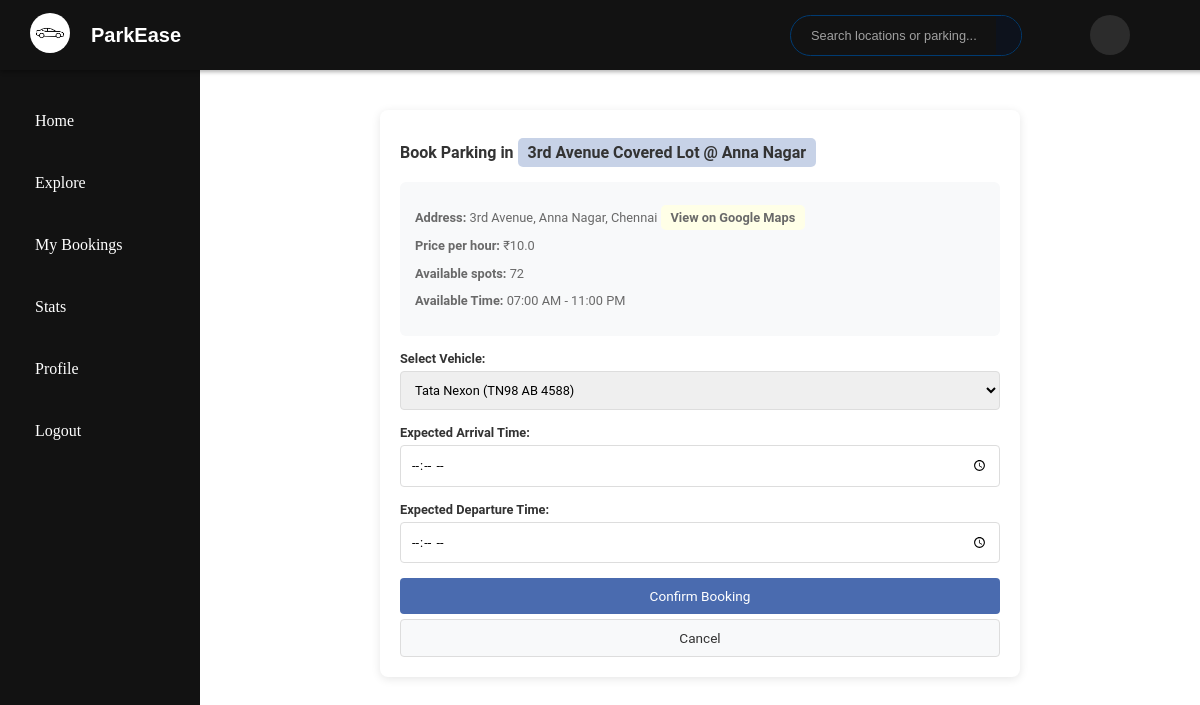
Page /user/book/1 (signed in) on the committed database.
### model.py (models this page shows, shortened)
class ParkingLot(db.Model):
    id = db.Column(db.Integer, primary_key=True)
    prime_location_name = db.Column(db.String(100))
    price_per_hour = db.Column(db.Float)
    max_parking_spots = db.Column(db.Integer, nullable=False)
    available_spots = db.Column(db.Integer, nullable=False)
    available_from = db.Column(db.Time)
    available_to = db.Column(db.Time)
    is_active = db.Column(db.Boolean, default=True)
    image_url = db.Column(db.String)
    admin_notes = db.Column(db.Text)
    location_id = db.Column(db.Integer, db.ForeignKey('location.id'), nullable=False)
    spots = db.relationship('ParkingSpot', backref='lot', cascade='all, delete-orphan', lazy=True)

class Location(db.Model):
    id = db.Column(db.Integer, primary_key=True)
    name = db.Column(db.String(100), nullable=False)
    address = db.Column(db.String(200), nullable=False)
    pin_code = db.Column(db.String(10))
    parking_lots = db.relationship('ParkingLot', backref='location_ref', lazy=True)

### routes/user_routes.py (the view, shortened to what this page needs)
@user_bp.route('/book/<int:lot_id>', methods=['GET', 'POST'])
@login_required
def book_parking(lot_id):
    parking_lot = ParkingLot.query.options(
        joinedload(ParkingLot.spots)
    ).get_or_404(lot_id)
    if not parking_lot.is_active:
        flash('This parking lot is currently unavailable', 'error')
        return redirect(url_for('user.locations'))
    user = current_user
    if not user.firstname or not user.email or not user.phone:
        flash('Please complete your profile information before booking a parking.', 'error')
        return redirect(url_for('user.edit_profile'))
    vehicles = user.vehicles
    if not vehicles:
        flash('You need to add a vehicle before booking', 'error')
        return redirect(url_for('user.add_vehicle'))
    all_spots = parking_lot.spots
    available_spots = [spot for spot in all_spots if spot.status == 'A']
    return render_template('partials/_book_parking.html',
                         parking_lot=parking_lot,
                         vehicles=vehicles,
                         available_spots_count=len(available_spots))

### app.py (called while the page is built)
@login_manager.user_loader
def load_user(user_id):
    user = User.query.get(user_id)
    return user

### templates/partials/_book_parking.html (shortened to what this page needs)
{% extends 'user/udash_base.html' %}
{% block custom_styles %}
<link rel="stylesheet" href="{{ url_for('static', filename='style/partials/_book_parking.css') }}">
{% endblock %}
{% block body %}
{% block content %}
<div class="booking-container">
    <h2>Book Parking in
        <span
            style="text-decoration: none; color: inherit; font-weight: 600; background-color: #4a6caf4e; padding: 5px 10px 5px 10px; font-family:roboto; border-radius: 5px;">
            {{ parking_lot.prime_location_name }} @ {{ parking_lot.location_ref.name }}
        </span>
    </h2>
    <div class="lot-info">
        <p><strong>Address:</strong> {{ parking_lot.location_ref.address }}
            <a href="https://www.google.com/maps/search/?api=1&query={{ parking_lot.location_ref.address|urlencode }}"
                target="_blank" rel="noopener noreferrer"
                style="text-decoration: none; color: inherit; font-weight: 600; background-color: #ffffe7; padding: 5px 10px 5px 10px; font-family:roboto; border-radius: 5px;">View
                on Google Maps </a>
        </p>
        <p><strong>Price per hour:</strong> ₹{{ parking_lot.price_per_hour }}</p>
        <p><strong>Available spots:</strong> {{ available_spots_count }}</p>
        <p><strong>Available Time:</strong> {{ parking_lot.available_from.strftime('%I:%M %p') }} - {{
            parking_lot.available_to.strftime('%I:%M %p') }}</p>
    </div>
    <form method="POST" class="booking-form">
        <div class="form-group">
            <label for="vehicle_id">Select Vehicle:</label>
            <select name="vehicle_id" id="vehicle_id" required>
                {% for vehicle in vehicles %}
                <option value="{{ vehicle.id }}">
                    {{ vehicle.vehicle_name }} ({{ vehicle.license_plate }})
                </option>
                {% endfor %}
            </select>
        </div>
        <div class="form-group">
            <label for="expected_arrival">Expected Arrival Time:</label>
            <input type="time" name="expected_arrival" id="expected_arrival" required>
        </div>
        <div class="form-group">
            <label for="expected_departure">Expected Departure Time:</label>
            <input type="time" name="expected_departure" id="expected_departure" required>
        </div>
        <div class="form-group">
            <button type="submit" class="book-btn">Confirm Booking</button>
            <a href="{{ url_for('user.locations') }}" class="cancel-btn">Cancel</a>
        </div>
    </form>
</div>
{% endblock %}
{% endblock %}

### static/style/partials/_book_parking.css (style rules this page uses)
.booking-container { max-width: 600px; margin: 20px auto; padding: 20px; background: white; border-radius: 8px; box-shadow: 0 2px 10px rgba(0,0,0,0.1); }
.booking-container h2 { font-size: 1rem; font-weight: 600; font-family: 'Roboto', sans-serif; margin-bottom: 20px; color: #333; }
.lot-info { margin-bottom: 15px; font-size: 0.8rem; padding: 15px; color: #696969; font-family: 'Roboto', sans-serif; background: #f8f9fa; border-radius: 6px; }
.booking-form { display: flex; flex-direction: column; font-family: 'Roboto', sans-serif; gap: 15px; }
.form-group { display: flex; flex-direction: column; gap: 5px; }
.form-group label { font-weight: bold; font-size: 0.8rem; color: #333; }
.form-group select, .form-group input { padding: 10px; border: 1px solid #ddd; border-radius: 4px; font-size: 0.8rem; font-family: 'Roboto', sans-serif; }
.book-btn { background: #4a6baf; color: white; padding: 10px 15px; border: none; border-radius: 4px; cursor: pointer; font-size: 0.85rem; font-family: 'Roboto', sans-serif; }
.cancel-btn { background: #f8f9fa; color: #333; padding: 10px 15px; border: 1px solid #ddd; border-radius: 4px; text-decoration: none; text-align: center; font-size: 0.85rem; font-family: 'Roboto', sans-serif; }

### rows in the picture
ParkingLot: prime_location_name "3rd Avenue Covered Lot", price_per_hour "10.0", available_from "07:00 AM", available_to "11:00 PM"
Location: location_ref.name "Anna Nagar", location_ref.address "3rd Avenue, Anna Nagar, Chennai"

### other values in the picture
{{ available_spots_count }} "72"
form field vehicle_id "Tata Nexon (TN98 AB 4588)"
